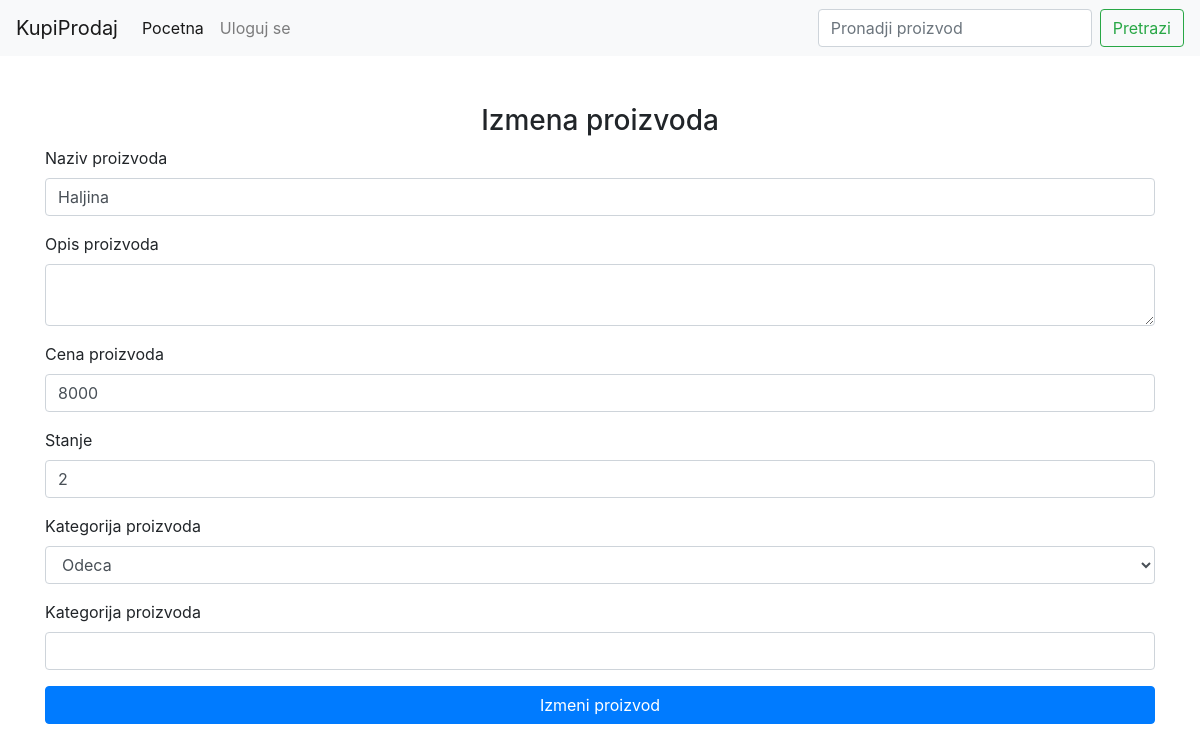
The page /editproduct.php?id=4 on the database as committed earlier.
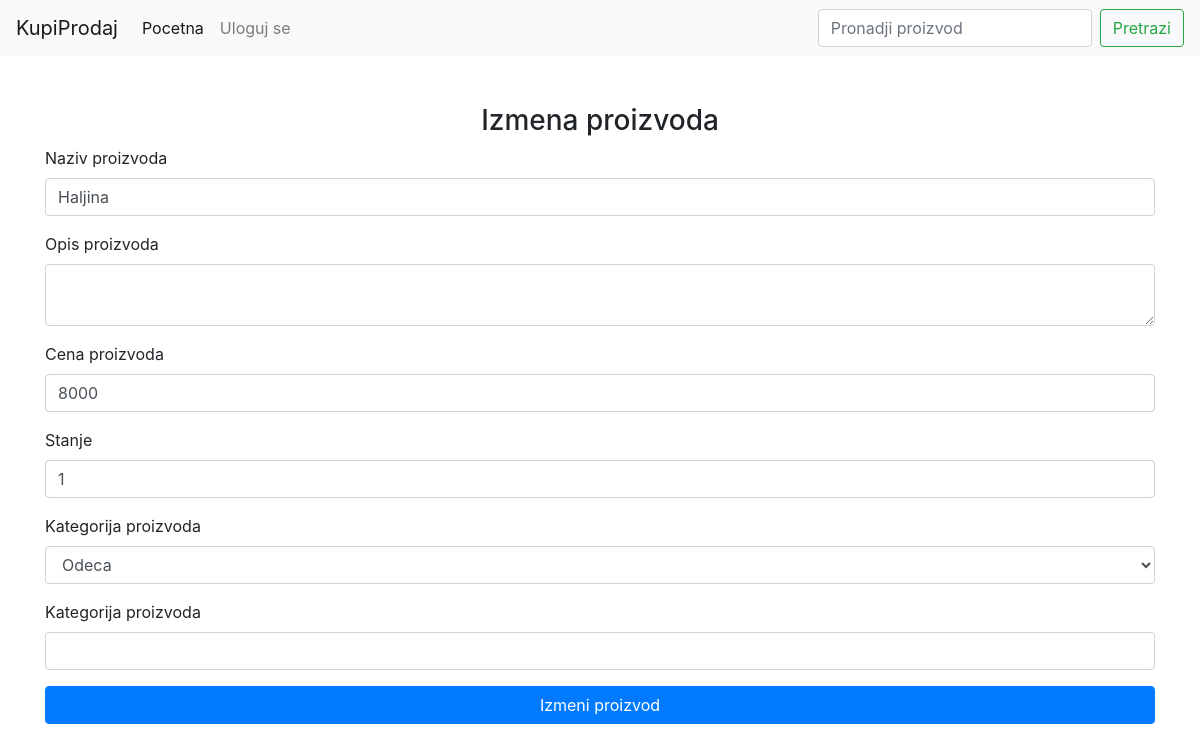
The same page on the database as committed later.
### tables this page shows
CREATE TABLE `products` (
  `id` int(11) NOT NULL,
  `name` varchar(50) NOT NULL,
  `description` varchar(500) DEFAULT NULL,
  `price` int(11) NOT NULL,
  `stock` int(11) NOT NULL DEFAULT 0,
  `category` varchar(100) NOT NULL,
  `seller` varchar(50) NOT NULL
);

### ProductActions.php (called while the page is built, shortened)
<?php
    class ProductActions{
        static function getSingleProductDetails($product_id){
            require "db.php";
            $query = "SELECT products.*, product_images.path FROM products INNER JOIN product_images where products.id = {$product_id} AND product_images.product_id = {$product_id} GROUP BY products.name";
            $product = $database->query($query);
            if($product != false){
                return $product->fetch_assoc();
            }
            return null;
        }
    }
?>

### CategoryActions.php (called while the page is built)
<?php
    class CategoryActions{
        static function getAllCategories(){
            require "db.php";
            $query = "SELECT DISTINCT category from products";
            $categories = $database->query($query);
            if($categories != false){
                $categories = $categories->fetch_all();
                return $categories;
            }
            return [];
        }
    }
?>

### editproduct.php (the view, shortened to what this page needs)
<!DOCTYPE html>
<html lang="en">
<head>
    <?php require "style.php"; ?>
</head>
<body>
    <?php require "navigation.php"; ?>
    <?php
    require "db.php";
    require "ProductActions.php";
    require "CategoryActions.php";
    $product_id = $_GET['id'];
    $product = ProductActions::getSingleProductDetails($product_id);
    $categories = CategoryActions::getAllCategories();
    ?>
    <div class="container mt-5">
        <h3 class="text-center">Izmena proizvoda</h3>
        <form action="server.php" method="post">
            <div class="form-group">
                <label for="product_name">Naziv proizvoda</label>
                <input type="text" name="pname" id="product_name" class="form-control" placeholder="" value="<?php echo $product["name"]; ?>">
            </div>
            <div class="form-group">
                <label for="description">Opis proizvoda</label>
                <textarea type="text" name="description" id="description" class="form-control" placeholder="" aria-describedby="helpId"><?php echo $product["description"]; ?></textarea>
            </div>
            <div class="form-group">
                <label for="product_price">Cena proizvoda</label>
                <input type="text" name="price" id="product_price" class="form-control" placeholder="" value="<?php echo $product["price"]; ?>">
            </div>
            <div class="form-group">
                <label for="stock">Stanje</label>
                <input type="text" name="stock" id="stock" class="form-control" placeholder="" value="<?php echo $product["stock"]; ?>">
            </div>
            <div class="form-group">
                <label for="exampleFormControlSelect1">Kategorija proizvoda</label>
                <select class="form-control" name="cat" id="exampleFormControlSelect1">
                    <?php foreach ($categories as $category) : ?>
                        <option value="<?php echo $category[0]; ?>" <?php if (strcasecmp($category[0], $product["category"]) == 0) : ?>selected<?php endif; ?>><?php echo ucfirst($category[0]); ?></option>
                    <?php endforeach; ?>
                </select>
            </div>
            <div class="form-group" id="catManual">
                <label for="productName">Kategorija proizvoda</label>
                <input type="text" class="form-control" id="productName" name="catManual">
            </div>
            <button type="submit" class="btn btn-primary btn-block">Izmeni proizvod</button>
        </form>
    </div>
</body>
</html>

Rows that differ between the two databases and show on the page:
changed products "Haljina": stock "2" → "1"
